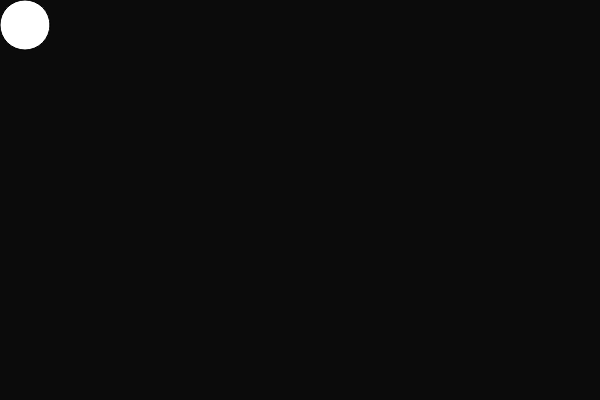
Frame 1 (no input)
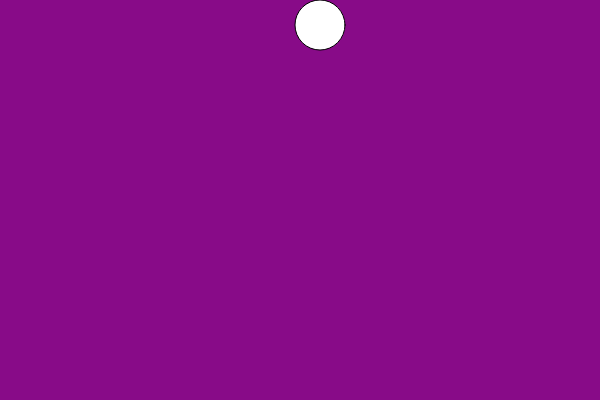
Frame 60 (no input)
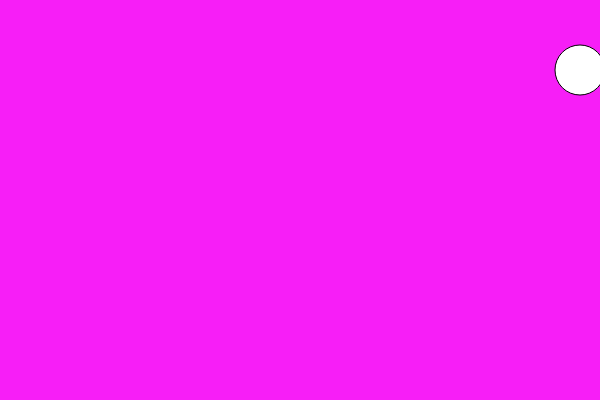
Frame 120 (the mouse pressed at the canvas centre since frame 60)

The p5.js sketch that drew these frames (run headless with seeded random() and noise() and a simulated clock; from frame 60 on, the mouse is pressed at the canvas centre):

// p5.js sketch
// ── sketch.js
var x;
var y;
var d=50;
var st=0;
var v=5;

function setup(){
    createCanvas(600,400);
    x=d/2;
    y=d/2;
}

function draw(){
    background (map(x,0,width,0,255), map(y,0,width,0,255), map(x,0,width,0,255));

    ellipse (x,y,d);

    if(st==0){
        x+=v;
        if(x>width-d/2){
            st=1;
        }
    }

    if(st==1){
        y+=v;
        if(y>height-d/2){
            st=2;
        }
    }

    if(st==2){
        x-=v;
        if(x<d/2){
            st=3;
        }
    }

    if(st==3){
        y-=v;
        if(y<d/2){
            st=0;
        }
    }
}
